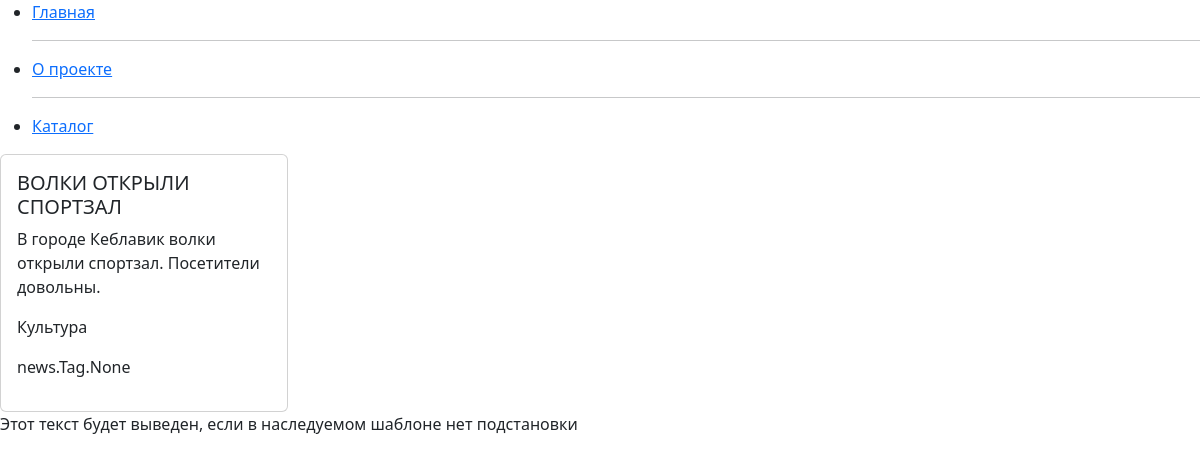
The app's page /news/catalog/32/ with its own data.
### news/models.py (models this page shows, shortened)
class Article(models.Model):
    title = models.CharField(max_length=255)
    content = models.TextField()
    publication_date = models.DateTimeField(auto_now_add=True)
    views = models.IntegerField(default=0)
    category = models.ForeignKey('Category', on_delete=models.CASCADE, default=1)
    tags = models.ManyToManyField('Tag', related_name='articles')
    slug = models.SlugField(unique=True, blank=True)

class Category(models.Model):
    name = models.CharField(max_length=255, unique=True)
    def __str__(self):
        return self.name

### news/views.py (the view)
# urls.py: path('catalog/<int:article_id>/', views.get_detail_article_by_id, name='detail_article_by_id'),
def get_detail_article_by_id(request, article_id):
    article = get_object_or_404(Article, id=article_id)
    info = {
        'article': article,
        "users_count": 5,
        "news_count": 10,
        "menu": [
            {"title": "Главная", "url": "/", "url_name": "index"},
            {"title": "О проекте", "url": "/about/", "url_name": "about"},
            {"title": "Каталог", "url": "/news/catalog/", "url_name": "catalog"},
        ],
    }
    return render(request, 'news/article_detail.html', context=info)

### news/templatetags/upper_words.py (called while the page is built)
@register.simple_tag
def upper_words(text: str) -> str:
    return text.upper()  # просто для теста

### news/templates/news/article_detail.html (shortened to what this page needs)
{% extends "base.html" %}
{% load upper_words %}
{% block content %}
<div class="card" style="width: 18rem;">
    <div class="card-body">
      <h5 class="card-title">{% upper_words article.title %}</h5>
      <p class="card-text">{{ article.content }}</p>
      <p class="card-text">{{ article.category }}</p>
      <p class="card-text">{{ article.tags }}</p>
    </div>
</div>
{% endblock content %}

### records on screen
Article: title "ВОЛКИ ОТКРЫЛИ СПОРТЗАЛ", content "В городе Кеблавик волки открыли спортзал. Посетители довольны.", category "Культура", tags "news.Tag.None"

### other values on screen
{{ item.title }} "Главная" "О проекте" "Каталог"
